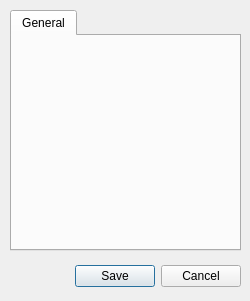
<?xml version="1.0" encoding="UTF-8"?>
<ui version="4.0">
 <class>SettingsDialog</class>
 <widget class="QDialog" name="SettingsDialog">
  <property name="geometry">
   <rect>
    <x>0</x>
    <y>0</y>
    <width>250</width>
    <height>301</height>
   </rect>
  </property>
  <property name="windowTitle">
   <string>Application Settings</string>
  </property>
  <widget class="QDialogButtonBox" name="buttonBox">
   <property name="geometry">
    <rect>
     <x>10</x>
     <y>260</y>
     <width>231</width>
     <height>32</height>
    </rect>
   </property>
   <property name="orientation">
    <enum>Qt::Horizontal</enum>
   </property>
   <property name="standardButtons">
    <set>QDialogButtonBox::Cancel|QDialogButtonBox::Save</set>
   </property>
  </widget>
  <widget class="QTabWidget" name="tabWidget">
   <property name="geometry">
    <rect>
     <x>10</x>
     <y>10</y>
     <width>231</width>
     <height>241</height>
    </rect>
   </property>
   <property name="currentIndex">
    <number>0</number>
   </property>
   <widget class="QWidget" name="tabGeneral">
    <attribute name="title">
     <string>General</string>
    </attribute>
   </widget>
  </widget>
 </widget>
 <resources/>
 <connections>
  <connection>
   <sender>buttonBox</sender>
   <signal>accepted()</signal>
   <receiver>SettingsDialog</receiver>
   <slot>accept()</slot>
   <hints>
    <hint type="sourcelabel">
     <x>248</x>
     <y>254</y>
    </hint>
    <hint type="destinationlabel">
     <x>157</x>
     <y>274</y>
    </hint>
   </hints>
  </connection>
  <connection>
   <sender>buttonBox</sender>
   <signal>rejected()</signal>
   <receiver>SettingsDialog</receiver>
   <slot>reject()</slot>
   <hints>
    <hint type="sourcelabel">
     <x>316</x>
     <y>260</y>
    </hint>
    <hint type="destinationlabel">
     <x>286</x>
     <y>274</y>
    </hint>
   </hints>
  </connection>
 </connections>
</ui>
